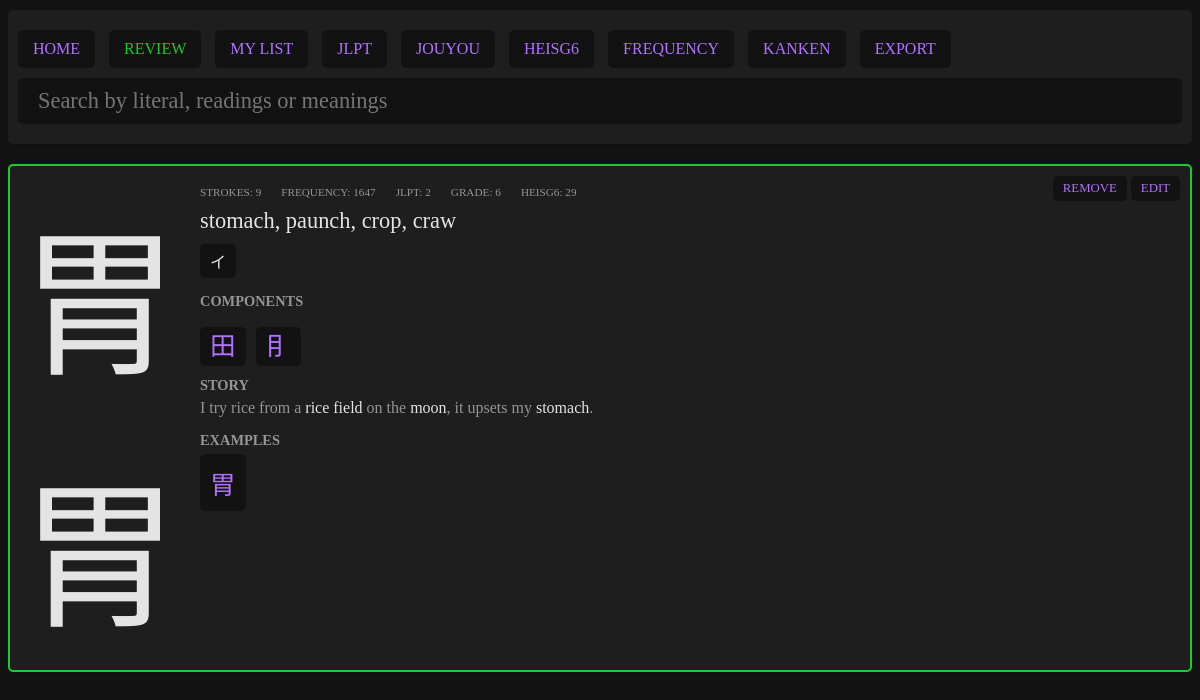
Page /pages/kanji.php?literal=胃 on the earlier database version.
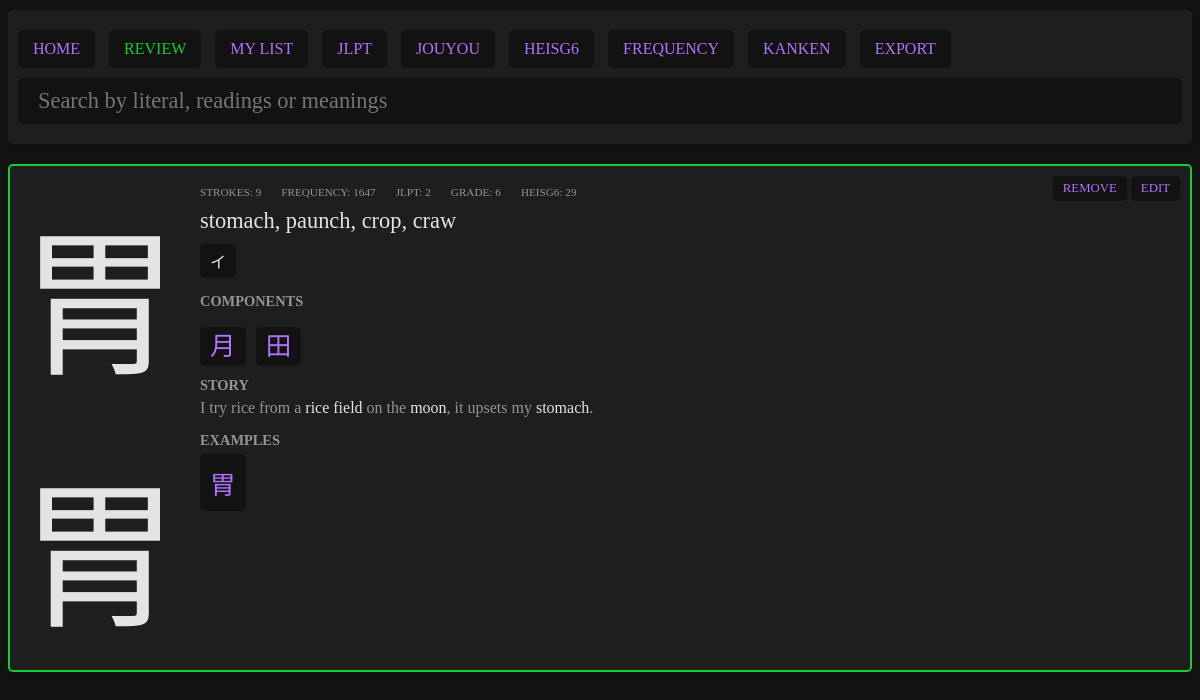
Same page on the later database version.
### tables this page shows
CREATE TABLE "kanjis" (
	"literal"	TEXT NOT NULL UNIQUE,
	"meanings"	TEXT NOT NULL,
	"onReadings"	TEXT,
	"kunReadings"	TEXT,
	"strokes"	INTEGER,
	"jlpt"	INTEGER,
	"frequency"	INTEGER,
	"grade"	INTEGER,
	"heisg6"	INTEGER,
	"components"	TEXT,
	"other_forms"	TEXT, "kanken" INTEGER NULL,
	PRIMARY KEY("literal")
);

CREATE TABLE examples (
    id INTEGER PRIMARY KEY AUTOINCREMENT,
    kanji TEXT NULL,
    kana TEXT NOT NULL,
    meanings TEXT NOT NULL,
    jlpt INTEGER NOT NULL
);

### pages/kanji.php (the view, shortened to what this page needs)
<?php
$myPDO = new PDO('sqlite:../data/kanjis.db');
if(isset($_GET['literal'])) {
    if(empty($_GET['literal'])) {
        $error = "No selected kanji.";
    } else {
        $sql = "SELECT kanjis.*, kanjis_study.story, kanjis_study.score, kanjis_study.added FROM kanjis LEFT JOIN kanjis_study ON kanjis.literal = kanjis_study.literal WHERE kanjis.literal = ?";
        $stmt = $myPDO->prepare($sql);
        $results = $stmt->execute([$_GET['literal']]);
        $entry = $stmt->fetch();
    }
}
?>
<?php require '../parts/header.php'; ?>
<?php if(!empty($error)): ?>
     <div class="error">
        <?php echo $error;?>
    </div>
<?php elseif(isset($_GET['literal'])) :?>
    <?php if(!$entry): ?>
        <div class="card empty">
            No results.
        </div>
    <?php else: ?>
        <div class="card <?php if($entry['added'] == 1) echo ' added'; ?>">
            <div class="left">
                <div class="kanji"><?php echo $entry['literal']; ?></div>
                <div class="big-kanji"><?php echo $entry['literal']; ?></div>
            </div>
            <div class="right">
                    <div class="meta">
                        <div class="item">
                            <span class="ref">strokes</span>
                            <span class="number"><?php echo $entry['strokes']; ?></span>
                        </div>
                        <?php if(!empty($entry['frequency'])): ?>
                        <div class="item">
                            <span class="ref">frequency</span>
                            <span class="number"><?php echo $entry['frequency']; ?></span>
                        </div>
                        <?php endif; ?>
                        <?php if(!empty($entry['jlpt'])): ?>
                        <div class="item">
                            <span class="ref">jlpt</span>
                            <span class="number"><?php echo $entry['jlpt']; ?></span>
                        </div>
                        <?php endif; ?>
                        <?php if(!empty($entry['grade'])): ?>
                        <div class="item">
                            <span class="ref">grade</span>
                            <span class="number">
                            <?php
                                if($entry['grade'] <= 6) {
                                    echo $entry['grade'];
                                } elseif($entry['grade'] == 8) {
                                    echo "HighSchool(Jouyou)";
                                } elseif($entry['grade'] == 9) {
                                    echo "Jinmeiyou(Names)";
                                } else {
                                    echo "Jinmeiyou(Names extra)";
                                }
                            ?>
                            </span>
                        </div>
                        <?php endif; ?>
                        <?php if(!empty($entry['heisg6'])): ?>
                        <div class="item">
                            <span class="ref">heisg6</span>
                            <span class="number"><?php echo $entry['heisg6']; ?></span>
                        </div>
                        <?php endif; ?>
                    </div>
                <div class="meanings">
                    <?php echo str_replace(";", ", ", $entry['meanings']); ?>
                </div>
                <?php if(!isset($_SESSION['simple']) || $_SESSION['simple'] == 'off'): ?>
                <?php
                    if(!empty($entry['onReadings'])) {
                        echo '<div class="readings">';
                        $onReadingsArray = explode(";", $entry['onReadings']);
                        foreach($onReadingsArray as $onReading) {
                            echo '<div class="reading">'.$onReading.'</div>';
                        }
                        echo '</div>';
                    }
                ?>
                <?php endif;  ?>
                <?php
                    if(!empty($entry['components'])) {
                        echo '<div class="title">Components</div>';
                        echo '<div class="components">';
                        $componentsArray = explode(";", $entry['components']);
                        foreach($componentsArray as $component) {
                            echo '<div class="component"><a href="kanji.php?literal='.$component.'">'.$component.'</a></div>';
                        }
                        echo '</div>';
                    }
                ?>
                <?php if(!empty($entry['story'])): ?>
                <div class="story">
                    <div class="title">Story</div>
                    <?php
                        $pattern = '/#(.+?)#/';
                        $story = preg_replace($pattern, '<a href="kanji.php?literal=$1">$1</a>',$entry['story']);
                        $pattern = '/\_(.+?)\_/';
                        echo preg_replace($pattern, '<span>$1</span>',$story);
                    ?>
                </div>
                <?php endif; ?>
                <?php
                    $sql = "SELECT examples.*, examples_study.added FROM examples LEFT JOIN examples_study ON examples.id = examples_study.examples_id WHERE (examples_study.added = 0 OR examples_study.added IS NULL) AND examples.kanji != '' AND kanji LIKE ? ORDER BY jlpt DESC";
                    $stmt = $myPDO->prepare($sql);
                    $stmt->execute(['%'.$entry['literal'].'%']);
                    $examples = $stmt->fetchAll();
                ?>
                <?php if(!empty($examples)): ?>
                <div class="words">
                    <div class="title">Examples</div>
                    <?php foreach($examples as $example): ?>
                    <div class="word">
                        <a href="search.php?query=<?php echo $example['kanji'];?>" class="example-kanji"><?php echo $example['kanji']; ?></a>
                    </div>
                    <?php endforeach; ?>
                </div>
                <?php endif; ?>
            </div>
            <div class="action">
                <?php if($entry['added'] == '' || $entry['added'] == 0): ?>
                    <form action="../actions/add_kanji_to_study.php" method="POST">
                        <input type="hidden" name="literal" value="<?php echo $entry['literal'];?>">
                        <button type="submit">add</button>
                    </form>
                <?php else: ?>
                    <form action="../actions/remove_kanji_from_study.php" method="POST">
                        <button type="submit">remove</button>
                    </form>
                <?php endif; ?>
                <button id="edit-toggle">edit</button>
            </div>
        </div>
    <?php endif;?>
<?php else: ?>
    <div class="card empty">
        No kanji selected.
    </div>
<?php endif;?>
<?php require '../parts/footer.php'; ?>

### parts/header.php (shortened to what this page needs)
<!DOCTYPE html>
<html lang="en">
<head>
    <link rel="stylesheet" href="../data/style.css">
</head>
<body>
<div class="content">
    <div class="header">
        <div class="header-actions">
            <a href="index.php">HOME</a>
            <form action="../actions/review.php" method="POST">
                <button type="submit" class="review">REVIEW</button>
            </form>
            <a href="list.php?list=my_list"<?php if(isset($_GET['list']) && $_GET['list'] == 'my_list') echo ' class="selected"';?>>MY LIST</a>
            <a href="list.php?list=jlpt"<?php if(isset($_GET['list']) && $_GET['list'] == 'jlpt') echo ' class="selected"';?>>JLPT</a>
            <a href="list.php?list=jouyou"<?php if(isset($_GET['list']) && $_GET['list'] == 'jouyou') echo ' class="selected"';?>>JOUYOU</a>
            <a href="list.php?list=heisg6"<?php if(isset($_GET['list']) && $_GET['list'] == 'heisg6') echo ' class="selected"';?>>HEISG6</a>
            <a href="list.php?list=frequency"<?php if(isset($_GET['list']) && $_GET['list'] == 'frequency') echo ' class="selected"';?>>FREQUENCY</a>
            <a href="list.php?list=kanken"<?php if(isset($_GET['list']) && $_GET['list'] == 'kanken') echo ' class="selected"';?>>KANKEN</a>
            <a href="../actions/export.php">EXPORT</a>
        </div>
        <div class="header-form">
            <form action="search.php" method="GET">
                <input type="search" placeholder="Search by literal, readings or meanings" name="query" value="<?php if(isset($_GET['query'])) echo $_GET['query'];?>">
            </form>
        </div>
    </div>

### parts/footer.php (shortened to what this page needs)
</div>
</body>
</html>

### data/style.css (style rules this page uses)
body { background:#121212; color:#e4e4e4; font-family: "NotoSansJP"; }
* { box-sizing: border-box; }
.content { max-width: 1200px; margin: 10px auto; }
.card, .header, .list { position:relative; background:#1e1e1e; display:flex; border-radius: 5px; box-shadow: 1px 2px 1px rgba(0, 0, 0, 0.1); margin-bottom:20px; }
.card.added { border:2px solid #16cc2e; }
.header { padding:10px; }
.card .right { display: flex; flex-direction: column; flex-grow: 2; align-items: flex-start; padding:10px; }
.card .left .kanji { font-family:"NotoSansJP", "BabelStoneHan"; font-size:120pt; padding:10px; }
.card .left .big-kanji { font-family:"KanjiStrokeOrders", "BabelStoneHan"; font-size:120pt; padding:10px; }
.card .right .meta, .card .right .components { display:flex; flex-wrap: wrap; flex-direction: row; justify-items: center; margin-top:10px; }
.card .right .readings { display:flex; flex-wrap: wrap; flex-direction: row; justify-items: center; }
.card .right .story { padding:5px 0; color:#959595; }
.card .right .meta .item { margin:0 20px 0 0; color:#959595; font-size: 0.7em; text-transform: uppercase; }
.card .right .meta .item .ref::after { content:': '; }
.card .right .meanings { font-size: 1.4em; margin:10px 0 ; }
.card .right .readings .reading, .card .right .component a { background-color:#121212; margin:0 10px 5px 0; padding:5px 10px; border-radius: 5px; font-family: "NotoSansJP"; }
.card .right .component { font-size: 1.6em; }
.card .action { position: absolute; top:10px; right:10px; }
.card .action form { display:inline-block; }
button { cursor:pointer; background-color:#121212; padding:5px 10px; border-radius: 5px; font-family: "NotoSansJP"; text-transform: uppercase; font-size: 0.8em; border:none; }
.header input { background-color:#121212; padding:10px 20px; border-radius: 5px; font-family: "NotoSansJP","BabelStoneHan"; color:#e4e4e4; border:none; width:100%; font-size: 1.4em; margin-bottom:10px; }
.header form { width:100%; }
a, button { text-decoration: none; color:#b173fd; }
.header { display: flex; flex-direction: column; }
.header .header-actions a, .header button { background:#121212; padding:10px 15px; margin:10px 10px 10px 0; display:inline-block; border-radius: 5px; font-size:1em; }
.header form { display:inline; }
.review { color:#16cc2e; }
.words .word { border-radius: 5px; background:#121212; margin-bottom:10px; display: inline-block; position:relative; cursor:default; }
.title { text-transform: uppercase; color:#959595; font-weight: bold; font-size:0.9em; padding:5px 0; margin-top:5px; }
.card .right .components .component a { font-family:"NotoSansJP", "BabelStoneHan"; }
.story span { color:#e4e4e4; }
.word { overflow: visible; }
.word a { display: inline-block; font-size: 1.6em; padding:10px; }

Differences in the rows shown:
changed kanjis "stomach, paunch, crop, craw": components "田;⺝" → "月;田" (drawn)
Other differences:
new list line: "月"
